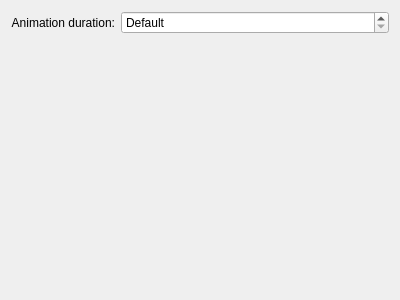
<?xml version="1.0" encoding="UTF-8"?>
<ui version="4.0">
 <class>KWin::MagicLampEffectConfigForm</class>
 <widget class="QWidget" name="KWin::MagicLampEffectConfigForm">
  <property name="geometry">
   <rect>
    <x>0</x>
    <y>0</y>
    <width>400</width>
    <height>300</height>
   </rect>
  </property>
  <layout class="QFormLayout" name="formLayout">
   <item row="0" column="0">
    <widget class="QLabel" name="label_3">
     <property name="text">
      <string>Animation duration:</string>
     </property>
     <property name="alignment">
      <set>Qt::AlignRight|Qt::AlignTrailing|Qt::AlignVCenter</set>
     </property>
     <property name="buddy">
      <cstring>kcfg_AnimationDuration</cstring>
     </property>
    </widget>
   </item>
   <item row="0" column="1">
    <widget class="QSpinBox" name="kcfg_AnimationDuration">
     <property name="sizePolicy">
      <sizepolicy hsizetype="Expanding" vsizetype="Fixed">
       <horstretch>0</horstretch>
       <verstretch>0</verstretch>
      </sizepolicy>
     </property>
     <property name="specialValueText">
      <string comment="Duration of rotation">Default</string>
     </property>
     <property name="suffix">
      <string> milliseconds</string>
     </property>
     <property name="maximum">
      <number>5000</number>
     </property>
     <property name="singleStep">
      <number>10</number>
     </property>
    </widget>
   </item>
  </layout>
 </widget>
 <resources/>
 <connections/>
</ui>
